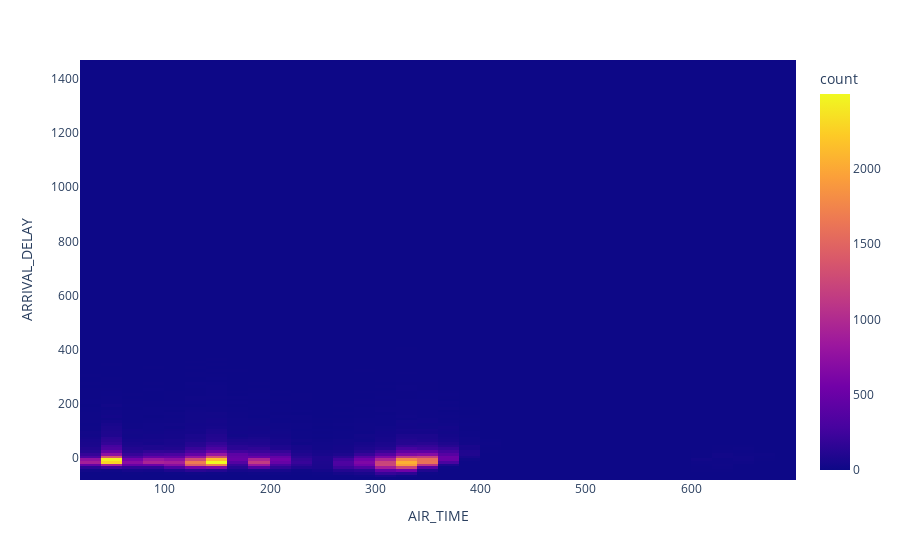

The cell this chart's notebook holds for it:
### Code cell
px.density_heatmap(data_frame=flights.query("ORIGIN_AIRPORT=='JFK'"), x='AIR_TIME', y='ARRIVAL_DELAY')

### Figure 1 — Plotly figure (JSON) as saved in the notebook; plotly's stock layout.template omitted (floating-point values rounded to 4 significant figures; data arrays with more than 128 entries replaced by an {"elided": "..."} marker saying what was removed)
{"data": [{"coloraxis": "coloraxis", "hovertemplate": "AIR_TIME=%{x}<br>ARRIVAL_DELAY=%{y}<br>count=%{z}<extra></extra>", "name": "", "type": "histogram2d", "x": {"elided": "93811 int values"}, "xaxis": "x", "xbingroup": "x", "y": {"elided": "93811 int values"}, "yaxis": "y", "ybingroup": "y"}], "layout": {"coloraxis": {"colorbar": {"title": {"text": "count"}}, "colorscale": [[0, "#0d0887"], [0.1111, "#46039f"], [0.2222, "#7201a8"], [0.3333, "#9c179e"], [0.4444, "#bd3786"], [0.5556, "#d8576b"], [0.6667, "#ed7953"], [0.7778, "#fb9f3a"], [0.8889, "#fdca26"], [1, "#f0f921"]]}, "legend": {"tracegroupgap": 0}, "margin": {"t": 60}, "xaxis": {"anchor": "y", "domain": [0, 1], "title": {"text": "AIR_TIME"}}, "yaxis": {"anchor": "x", "domain": [0, 1], "title": {"text": "ARRIVAL_DELAY"}}}}
